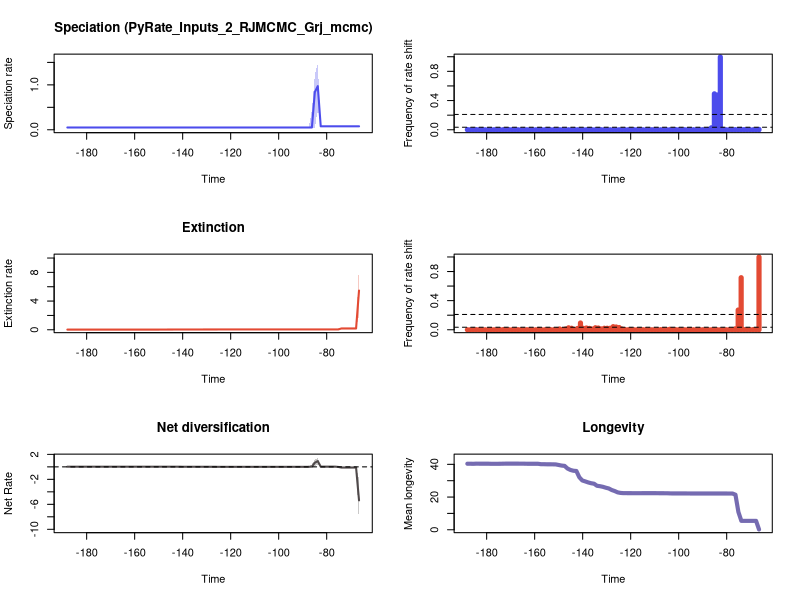

Reproduce this figure in R.


pdf(file='./RTT_plots.pdf',width=10, height=15)
par(mfrow=c(3,2))
library(scales)

time=c(-66.52879526459779, -67.75609077899855,-68.98338629339932,-70.21068180780009,-71.43797732220088,-72.66527283660164,-73.89256835100241,-75.11986386540318,-76.34715937980397,-77.57445489420473,-78.8017504086055,-80.02904592300627,-81.25634143740706,-82.48363695180782,-83.71093246620859,-84.93822798060938,-86.16552349501015,-87.39281900941091,-88.62011452381168,-89.84741003821247,-91.07470555261324,-92.302001067014,-93.52929658141477,-94.75659209581556,-95.98388761021633,-97.2111831246171,-98.43847863901789,-99.66577415341865,-100.89306966781942,-102.12036518222018,-103.34766069662098,-104.57495621102174,-105.80225172542251,-107.02954723982327,-108.25684275422407,-109.48413826862483,-110.7114337830256,-111.93872929742639,-113.16602481182716,-114.39332032622792,-115.62061584062869,-116.84791135502948,-118.07520686943025,-119.30250238383101,-120.52979789823178,-121.75709341263257,-122.98438892703334,-124.2116844414341,-125.4389799558349,-126.66627547023566,-127.89357098463643,-129.1208664990372,-130.34816201343796,-131.57545752783875,-132.80275304223952,-134.03004855664028,-135.25734407104108,-136.48463958544184,-137.7119350998426,-138.9392306142434,-140.16652612864414,-141.39382164304493,-142.6211171574457,-143.84841267184646,-145.07570818624725,-146.30300370064802,-147.53029921504879,-148.75759472944958,-149.98489024385034,-151.2121857582511,-152.4394812726519,-153.66677678705264,-154.89407230145343,-156.1213678158542,-157.34866333025496,-158.57595884465576,-159.80325435905652,-161.0305498734573,-162.25784538785808,-163.48514090225885,-164.7124364166596,-165.9397319310604,-167.16702744546114,-168.39432295986194,-169.6216184742627,-170.84891398866347,-172.07620950306426,-173.30350501746503,-174.5308005318658,-175.7580960462666,-176.98539156066735,-178.21268707506812,-179.4399825894689,-180.66727810386965,-181.89457361827044,-183.1218691326712,-184.34916464707197,-185.57646016147277,-186.80375567587353,-188.0310511902743)
rate=c(0.07706457778199174, 0.07710747790186065,0.07710747790186065,0.07710747790186065,0.07710747790186065,0.07710218844104624,0.07706457778199174,0.07698777743309657,0.07697640115381703,0.0769547374966934,0.0769547374966934,0.0769547374966934,0.0769547374966934,0.07698777743309657,0.9720619738206334,0.8393324830545941,0.05141257862967888,0.0509247830159833,0.05080225811319877,0.05080225811319877,0.05080225811319877,0.05077297320773916,0.05077297320773916,0.05077297320773916,0.050757559517664225,0.050757559517664225,0.05072826387897902,0.05072826387897902,0.05072826387897902,0.05069547573559008,0.05069547573559008,0.05069547573559008,0.05069547573559008,0.05069547573559008,0.05069547573559008,0.05069547573559008,0.05072826387897902,0.05075562542852706,0.05075562542852706,0.05075562542852706,0.05075562542852706,0.05075562542852706,0.05075562542852706,0.05075562542852706,0.05077019704313372,0.05077019704313372,0.05077019704313372,0.05077019704313372,0.05077019704313372,0.05077019704313372,0.05077019704313372,0.05077019704313372,0.05077019704313372,0.05077019704313372,0.05075562542852706,0.05075562542852706,0.05075562542852706,0.05075562542852706,0.05075562542852706,0.05072826387897902,0.05072826387897902,0.05072826387897902,0.05072826387897902,0.05069547573559008,0.05069547573559008,0.05069547573559008,0.05069547573559008,0.05072826387897902,0.05072826387897902,0.05075562542852706,0.05075562542852706,0.05075562542852706,0.05075562542852706,0.05075562542852706,0.05075562542852706,0.05075562542852706,0.05075562542852706,0.05075562542852706,0.05075562542852706,0.05075562542852706,0.05075562542852706,0.05077019704313372,0.05077019704313372,0.05077019704313372,0.05077019704313372,0.05077297320773916,0.050834409438291955,0.050834409438291955,0.050834409438291955,0.050834409438291955,0.050834409438291955,0.050834409438291955,0.05084382044926812,0.05084382044926812,0.05084382044926812,0.05084382044926812,0.05087704089226587,0.0509247830159833,0.050908645581960385,0.050908645581960385)
minHPD=c(0.06238808610150856, 0.06234884547472774,0.06258545366253754,0.06258545366253754,0.06258545366253754,0.06258545366253754,0.06258545366253754,0.062647846351702,0.062647846351702,0.06261468888692388,0.06261468888692388,0.06261468888692388,0.06261468888692388,0.06258545366253754,0.4682838468746102,0.0347118822985209,0.028617410690455706,0.03674479013363872,0.03674479013363872,0.03674479013363872,0.03674479013363872,0.037156923290699126,0.037156923290699126,0.037156923290699126,0.03674479013363872,0.03674479013363872,0.03657773650371771,0.03657773650371771,0.03657773650371771,0.037156923290699126,0.037156923290699126,0.037156923290699126,0.037156923290699126,0.037156923290699126,0.037156923290699126,0.037156923290699126,0.037156923290699126,0.03720593733722505,0.03720593733722505,0.03720593733722505,0.03720593733722505,0.03720593733722505,0.03720593733722505,0.03720593733722505,0.037156923290699126,0.037156923290699126,0.037156923290699126,0.037156923290699126,0.037156923290699126,0.037156923290699126,0.037156923290699126,0.037156923290699126,0.037156923290699126,0.037156923290699126,0.037156923290699126,0.037156923290699126,0.037156923290699126,0.037156923290699126,0.037156923290699126,0.037156923290699126,0.037156923290699126,0.037156923290699126,0.037156923290699126,0.037156923290699126,0.037156923290699126,0.037156923290699126,0.037156923290699126,0.037156923290699126,0.037156923290699126,0.037156923290699126,0.037156923290699126,0.037156923290699126,0.037156923290699126,0.037156923290699126,0.037156923290699126,0.03657773650371771,0.03657773650371771,0.03657773650371771,0.03657773650371771,0.03657773650371771,0.03657773650371771,0.03657773650371771,0.03657773650371771,0.03657773650371771,0.037156923290699126,0.035215778191131926,0.03657773650371771,0.037156923290699126,0.037156923290699126,0.037156923290699126,0.037156923290699126,0.03674479013363872,0.035215778191131926,0.035215778191131926,0.035215778191131926,0.037156923290699126,0.0347118822985209,0.03657773650371771,0.034819112223614807,0.035215778191131926)
maxHPD=c(0.09369260165961758, 0.09306963453283836,0.09320336736009363,0.09320336736009363,0.09320336736009363,0.09320336736009363,0.09306963453283836,0.09306963453283836,0.09306963453283836,0.09306963453283836,0.09306963453283836,0.09306963453283836,0.09306963453283836,0.09320336736009363,1.472672792175159,1.2295618962016044,0.4383854564246431,0.07045987531837006,0.06932083756527244,0.06932083756527244,0.06932083756527244,0.06979339414619404,0.06979339414619404,0.06979339414619404,0.06932083756527244,0.06932083756527244,0.06895355359600504,0.06895355359600504,0.06895355359600504,0.06932083756527244,0.06932083756527244,0.06932083756527244,0.06932083756527244,0.06932083756527244,0.06932083756527244,0.06932083756527244,0.06932083756527244,0.06932083756527244,0.06932083756527244,0.06932083756527244,0.06932083756527244,0.06932083756527244,0.06932083756527244,0.06932083756527244,0.06932083756527244,0.06932083756527244,0.06932083756527244,0.06932083756527244,0.06932083756527244,0.06932083756527244,0.06932083756527244,0.06932083756527244,0.06932083756527244,0.06932083756527244,0.06959678941030896,0.06959678941030896,0.06959678941030896,0.06959678941030896,0.06959678941030896,0.06959678941030896,0.06959678941030896,0.06959678941030896,0.06959678941030896,0.06979339414619404,0.06979339414619404,0.06979339414619404,0.06979339414619404,0.06979339414619404,0.06979339414619404,0.07001629193434959,0.07001629193434959,0.07033781139156048,0.07033781139156048,0.07033781139156048,0.07033781139156048,0.06979339414619404,0.06979339414619404,0.06979339414619404,0.06979339414619404,0.06979339414619404,0.06979339414619404,0.06979339414619404,0.06979339414619404,0.06979339414619404,0.07045987531837006,0.06878848641045736,0.07045987531837006,0.07116507720294683,0.07133743496401262,0.07133743496401262,0.07133743496401262,0.07116507720294683,0.06979339414619404,0.06979339414619404,0.06979339414619404,0.07210535479587256,0.06979339414619404,0.07210535479587256,0.07045987531837006,0.07116507720294683)
remove_na = !is.na(rate)
time = time[remove_na]
plot(time,time,type = 'n', ylim = c(0, 1.619940071392675), xlim = c(-188.6446989474747,-65.91514750739739), ylab = 'Speciation rate', xlab = 'Time',main='Speciation (PyRate_Inputs_2_RJMCMC_Grj_mcmc)' )
polygon(c(time, rev(time)), c(maxHPD[remove_na], rev(minHPD[remove_na])), col = alpha('#4c4cec',0.3), border = NA)
lines(time,rate[remove_na], col = '#4c4cec', lwd=2)
mids=c(-66.53499372679173, -67.77468616558038,-69.01437860436904,-70.2540710431577,-71.49376348194636,-72.73345592073503,-73.97314835952368,-75.21284079831234,-76.452533237101,-77.69222567588966,-78.93191811467831,-80.17161055346698,-81.41130299225563,-82.6509954310443,-83.89068786983296,-85.13038030862161,-86.37007274741028,-87.60976518619893,-88.8494576249876,-90.08915006377626,-91.32884250256491,-92.56853494135358,-93.80822738014223,-95.0479198189309,-96.28761225771956,-97.52730469650821,-98.76699713529686,-100.00668957408553,-101.2463820128742,-102.48607445166286,-103.72576689045151,-104.96545932924016,-106.20515176802883,-107.44484420681749,-108.68453664560614,-109.92422908439481,-111.16392152318346,-112.40361396197213,-113.64330640076079,-114.88299883954944,-116.1226912783381,-117.36238371712676,-118.60207615591543,-119.84176859470409,-121.08146103349274,-122.3211534722814,-123.56084591107006,-124.80053834985873,-126.04023078864739,-127.27992322743604,-128.5196156662247,-129.75930810501336,-130.99900054380203,-132.2386929825907,-133.47838542137936,-134.718077860168,-135.95777029895666,-137.19746273774533,-138.43715517653396,-139.67684761532263,-140.9165400541113,-142.15623249289996,-143.39592493168863,-144.6356173704773,-145.87530980926596,-147.1150022480546,-148.35469468684326,-149.5943871256319,-150.83407956442056,-152.07377200320923,-153.3134644419979,-154.55315688078656,-155.79284931957523,-157.0325417583639,-158.27223419715253,-159.5119266359412,-160.75161907472986,-161.9913115135185,-163.23100395230716,-164.47069639109583,-165.7103888298845,-166.95008126867316,-168.18977370746182,-169.4294661462505,-170.66915858503913,-171.9088510238278,-173.14854346261643,-174.3882359014051,-175.62792834019376,-176.86762077898243,-178.1073132177711,-179.34700565655976,-180.58669809534842,-181.82639053413706,-183.06608297292573,-184.3057754117144,-185.54546785050303,-186.7851602892917,-188.02485272808036)
counts=c(0.005, 0.001,0.0,0.0,0.001,0.002,0.004,0.001,0.002,0.0,0.0,0.0,0.004,0.996,0.476,0.492,0.027,0.005,0.0,0.001,0.001,0.0,0.001,0.0,0.0,0.001,0.0,0.0,0.002,0.0,0.0,0.0,0.0,0.0,0.0,0.002,0.001,0.0,0.0,0.0,0.0,0.0,0.001,0.0,0.0,0.0,0.0,0.0,0.0,0.0,0.0,0.0,0.0,0.001,0.001,0.0,0.0,0.001,0.0,0.0,0.0,0.0,0.002,0.0,0.0,0.0,0.001,0.001,0.0,0.001,0.0,0.002,0.0,0.001,0.001,0.0,0.001,0.0,0.0,0.001,0.0,0.0,0.001,0.001,0.002,0.001,0.001,0.0,0.0,0.001,0.001,0.0,0.0,0.003,0.001,0.002,0.001,0.0,0.003)
plot(mids,counts,type = 'h', xlim = c(-188.6446989474747,-65.91514750739739), ylim=c(0,0.996), ylab = 'Frequency of rate shift', xlab = 'Time',lwd=5,col='#4c4cec')
bf2 = 0.03472706541245448
bf6 = 0.21000562167910636
abline(h=bf2, lty=2)
abline(h=bf6, lty=2)

time=c(-66.52879526459779, -67.75609077899855,-68.98338629339932,-70.21068180780009,-71.43797732220088,-72.66527283660164,-73.89256835100241,-75.11986386540318,-76.34715937980397,-77.57445489420473,-78.8017504086055,-80.02904592300627,-81.25634143740706,-82.48363695180782,-83.71093246620859,-84.93822798060938,-86.16552349501015,-87.39281900941091,-88.62011452381168,-89.84741003821247,-91.07470555261324,-92.302001067014,-93.52929658141477,-94.75659209581556,-95.98388761021633,-97.2111831246171,-98.43847863901789,-99.66577415341865,-100.89306966781942,-102.12036518222018,-103.34766069662098,-104.57495621102174,-105.80225172542251,-107.02954723982327,-108.25684275422407,-109.48413826862483,-110.7114337830256,-111.93872929742639,-113.16602481182716,-114.39332032622792,-115.62061584062869,-116.84791135502948,-118.07520686943025,-119.30250238383101,-120.52979789823178,-121.75709341263257,-122.98438892703334,-124.2116844414341,-125.4389799558349,-126.66627547023566,-127.89357098463643,-129.1208664990372,-130.34816201343796,-131.57545752783875,-132.80275304223952,-134.03004855664028,-135.25734407104108,-136.48463958544184,-137.7119350998426,-138.9392306142434,-140.16652612864414,-141.39382164304493,-142.6211171574457,-143.84841267184646,-145.07570818624725,-146.30300370064802,-147.53029921504879,-148.75759472944958,-149.98489024385034,-151.2121857582511,-152.4394812726519,-153.66677678705264,-154.89407230145343,-156.1213678158542,-157.34866333025496,-158.57595884465576,-159.80325435905652,-161.0305498734573,-162.25784538785808,-163.48514090225885,-164.7124364166596,-165.9397319310604,-167.16702744546114,-168.39432295986194,-169.6216184742627,-170.84891398866347,-172.07620950306426,-173.30350501746503,-174.5308005318658,-175.7580960462666,-176.98539156066735,-178.21268707506812,-179.4399825894689,-180.66727810386965,-181.89457361827044,-183.1218691326712,-184.34916464707197,-185.57646016147277,-186.80375567587353,-188.0310511902743)
rate=c(5.4652733584102595, 0.1813616383772896,0.18127716708132735,0.18146339387965832,0.18154070579298065,0.18146339387965832,0.18127716708132735,0.050482116062834426,0.04481683715273415,0.044514637068235004,0.044514637068235004,0.04450677728416344,0.04450677728416344,0.04450677728416344,0.04450677728416344,0.04450677728416344,0.04450677728416344,0.04450677728416344,0.04450677728416344,0.04450677728416344,0.04450677728416344,0.04450677728416344,0.04449211623176121,0.04449211623176121,0.04446367340685033,0.04446367340685033,0.04446367340685033,0.04446367340685033,0.04446367340685033,0.04446367340685033,0.04443668126755002,0.04436242013303686,0.044326516992937284,0.044299944299636046,0.044299944299636046,0.04426616091939375,0.04425268706252282,0.04425268706252282,0.04425268706252282,0.04425268706252282,0.044243447937900804,0.044243447937900804,0.044243447937900804,0.044243447937900804,0.04422985245367922,0.04422985245367922,0.04422985245367922,0.044130780508487656,0.04392313649109264,0.04317243360279275,0.04244565681450389,0.041833036849579786,0.04143854976897281,0.041097151184513944,0.04075634297485936,0.04049895171520276,0.03975769817494253,0.03968000124718575,0.03948905118674971,0.03922180104910128,0.03868030928040652,0.03756489940939428,0.03469976811003124,0.03453850833697404,0.033871122060185804,0.032467270540183224,0.02831021178918631,0.026845628453211763,0.024650473303466425,0.024177961700963868,0.024104964017905517,0.024104964017905517,0.024104964017905517,0.024049013148233624,0.024049013148233624,0.023489295914369056,0.023489295914369056,0.023489295914369056,0.023489295914369056,0.023489295914369056,0.023132341684651198,0.023132341684651198,0.023132341684651198,0.023132341684651198,0.023132341684651198,0.023132341684651198,0.023132341684651198,0.023132341684651198,0.023489295914369056,0.023566042685134854,0.023566042685134854,0.023566042685134854,0.023132341684651198,0.023132341684651198,0.023132341684651198,0.023132341684651198,0.022526432327691165,0.022526432327691165,0.02225131697860995,0.02225131697860995)
minHPD=c(1.9515870530355082, 0.14445875587099824,0.14413345928412938,0.14413345928412938,0.14413345928412938,0.14413345928412938,0.14379063610554238,0.03407026140372213,0.031135809588609377,0.030673772566956033,0.030673772566956033,0.030673772566956033,0.030673772566956033,0.030673772566956033,0.030673772566956033,0.030673772566956033,0.030673772566956033,0.030673772566956033,0.030673772566956033,0.030673772566956033,0.030673772566956033,0.030673772566956033,0.030673772566956033,0.030673772566956033,0.030673772566956033,0.030673772566956033,0.030673772566956033,0.030673772566956033,0.030673772566956033,0.030673772566956033,0.030673772566956033,0.030516683053222717,0.030673772566956033,0.030673772566956033,0.030673772566956033,0.03034492870022484,0.03034492870022484,0.03034492870022484,0.03034492870022484,0.03034492870022484,0.030200421216813232,0.030200421216813232,0.030200421216813232,0.030200421216813232,0.030673772566956033,0.031431533027111165,0.031431533027111165,0.030673772566956033,0.030200421216813232,0.011477906448461164,0.007469970346363083,0.007469970346363083,0.006705624863708312,0.005420562166113353,0.0038552797840979134,0.0038552797840979134,0.003484466989693315,0.00324267041147969,0.003484466989693315,0.0033411253509551065,0.003587375519816743,0.0029448079816377128,0.0003305935975927816,0.00036537986550190245,0.00011593916012415284,0.00011593916012415284,0.00011593916012415284,0.00011593916012415284,0.00011593916012415284,0.00011593916012415284,0.00011593916012415284,0.00011593916012415284,0.00011593916012415284,0.00011593916012415284,0.00011593916012415284,0.00011593916012415284,0.00011593916012415284,0.00011593916012415284,0.00011593916012415284,0.00011593916012415284,0.00011593916012415284,0.00011593916012415284,0.00011593916012415284,0.00011593916012415284,0.00011593916012415284,0.00011593916012415284,0.00011593916012415284,0.00011593916012415284,0.00011593916012415284,0.00011593916012415284,0.00011593916012415284,0.00011593916012415284,0.00011593916012415284,0.00011593916012415284,0.00011593916012415284,0.00011593916012415284,0.00011593916012415284,0.00011593916012415284,0.00011593916012415284,0.00011593916012415284)
maxHPD=c(9.217543344708888, 0.2321515244012385,0.23079813419860828,0.2305638162871578,0.2305638162871578,0.2305638162871578,0.23079813419860828,0.20012521025879695,0.05899877683445767,0.056955301513990864,0.056955301513990864,0.05685059863076829,0.05685059863076829,0.05685059863076829,0.05685059863076829,0.05685059863076829,0.05685059863076829,0.05685059863076829,0.05685059863076829,0.05685059863076829,0.05685059863076829,0.05685059863076829,0.05685059863076829,0.05685059863076829,0.05685059863076829,0.056955301513990864,0.056955301513990864,0.056955301513990864,0.056955301513990864,0.056955301513990864,0.056955301513990864,0.057172086740363996,0.05744018698022709,0.05753859912363748,0.05753859912363748,0.05744018698022709,0.05753859912363748,0.05753859912363748,0.05753859912363748,0.05753859912363748,0.05753859912363748,0.05753859912363748,0.05753859912363748,0.05753859912363748,0.05810530612121175,0.05899877683445767,0.05899877683445767,0.05892575593498764,0.06134610573917127,0.06003533719583058,0.056955301513990864,0.057172086740363996,0.05685059863076829,0.05622447221830664,0.05407175508642171,0.05407175508642171,0.05338578650225242,0.05297122713363846,0.05297122713363846,0.05297122713363846,0.05297122713363846,0.05297122713363846,0.049906893563659016,0.049906893563659016,0.049569763456680356,0.049174124223390445,0.048768011430113334,0.04865351827006489,0.048425744268209475,0.048425744268209475,0.048425744268209475,0.048425744268209475,0.048425744268209475,0.048425744268209475,0.048425744268209475,0.04826083646760418,0.04826083646760418,0.04826083646760418,0.04826083646760418,0.04826083646760418,0.04826083646760418,0.04826083646760418,0.04826083646760418,0.04826083646760418,0.04826083646760418,0.04826083646760418,0.04826083646760418,0.048425744268209475,0.048425744268209475,0.048425744268209475,0.048425744268209475,0.048425744268209475,0.048425744268209475,0.048425744268209475,0.048425744268209475,0.048425744268209475,0.048425744268209475,0.04865351827006489,0.04865351827006489,0.04865351827006489)
remove_na = !is.na(rate)
time = time[remove_na]
plot(time,time,type = 'n', ylim = c(0, 10.139297679179778), xlim = c(-188.6446989474747,-65.91514750739739), ylab = 'Extinction rate', xlab = 'Time',main='Extinction' )
polygon(c(time, rev(time)), c(maxHPD[remove_na], rev(minHPD[remove_na])), col = alpha('#e34a33',0.3), border = NA)
lines(time,rate[remove_na], col = '#e34a33', lwd=2)
mids=c(-66.53499372679173, -67.77468616558038,-69.01437860436904,-70.2540710431577,-71.49376348194636,-72.73345592073503,-73.97314835952368,-75.21284079831234,-76.452533237101,-77.69222567588966,-78.93191811467831,-80.17161055346698,-81.41130299225563,-82.6509954310443,-83.89068786983296,-85.13038030862161,-86.37007274741028,-87.60976518619893,-88.8494576249876,-90.08915006377626,-91.32884250256491,-92.56853494135358,-93.80822738014223,-95.0479198189309,-96.28761225771956,-97.52730469650821,-98.76699713529686,-100.00668957408553,-101.2463820128742,-102.48607445166286,-103.72576689045151,-104.96545932924016,-106.20515176802883,-107.44484420681749,-108.68453664560614,-109.92422908439481,-111.16392152318346,-112.40361396197213,-113.64330640076079,-114.88299883954944,-116.1226912783381,-117.36238371712676,-118.60207615591543,-119.84176859470409,-121.08146103349274,-122.3211534722814,-123.56084591107006,-124.80053834985873,-126.04023078864739,-127.27992322743604,-128.5196156662247,-129.75930810501336,-130.99900054380203,-132.2386929825907,-133.47838542137936,-134.718077860168,-135.95777029895666,-137.19746273774533,-138.43715517653396,-139.67684761532263,-140.9165400541113,-142.15623249289996,-143.39592493168863,-144.6356173704773,-145.87530980926596,-147.1150022480546,-148.35469468684326,-149.5943871256319,-150.83407956442056,-152.07377200320923,-153.3134644419979,-154.55315688078656,-155.79284931957523,-157.0325417583639,-158.27223419715253,-159.5119266359412,-160.75161907472986,-161.9913115135185,-163.23100395230716,-164.47069639109583,-165.7103888298845,-166.95008126867316,-168.18977370746182,-169.4294661462505,-170.66915858503913,-171.9088510238278,-173.14854346261643,-174.3882359014051,-175.62792834019376,-176.86762077898243,-178.1073132177711,-179.34700565655976,-180.58669809534842,-181.82639053413706,-183.06608297292573,-184.3057754117144,-185.54546785050303,-186.7851602892917,-188.02485272808036)
counts=c(0.999, 0.003,0.002,0.001,0.001,0.002,0.715,0.271,0.013,0.0,0.001,0.0,0.0,0.0,0.0,0.0,0.0,0.0,0.0,0.0,0.001,0.0,0.0,0.003,0.001,0.0,0.0,0.0,0.001,0.001,0.007,0.001,0.002,0.002,0.001,0.0,0.0,0.0,0.001,0.001,0.0,0.0,0.0,0.002,0.0,0.002,0.009,0.031,0.038,0.043,0.021,0.021,0.021,0.012,0.024,0.028,0.01,0.019,0.024,0.02,0.093,0.018,0.003,0.021,0.027,0.01,0.003,0.011,0.001,0.0,0.001,0.001,0.0,0.0,0.004,0.0,0.0,0.001,0.001,0.0,0.001,0.001,0.0,0.0,0.0,0.001,0.002,0.001,0.0,0.0,0.002,0.0,0.0,0.0,0.001,0.001,0.001,0.0,0.0)
plot(mids,counts,type = 'h', xlim = c(-188.6446989474747,-65.91514750739739), ylim=c(0,0.999), ylab = 'Frequency of rate shift', xlab = 'Time',lwd=5,col='#e34a33')
abline(h=bf2, lty=2)
abline(h=bf6, lty=2)
#Net Diversification Rate
time=c(-66.52879526459779, -67.75609077899855,-68.98338629339932,-70.21068180780009,-71.43797732220088,-72.66527283660164,-73.89256835100241,-75.11986386540318,-76.34715937980397,-77.57445489420473,-78.8017504086055,-80.02904592300627,-81.25634143740706,-82.48363695180782,-83.71093246620859,-84.93822798060938,-86.16552349501015,-87.39281900941091,-88.62011452381168,-89.84741003821247,-91.07470555261324,-92.302001067014,-93.52929658141477,-94.75659209581556,-95.98388761021633,-97.2111831246171,-98.43847863901789,-99.66577415341865,-100.89306966781942,-102.12036518222018,-103.34766069662098,-104.57495621102174,-105.80225172542251,-107.02954723982327,-108.25684275422407,-109.48413826862483,-110.7114337830256,-111.93872929742639,-113.16602481182716,-114.39332032622792,-115.62061584062869,-116.84791135502948,-118.07520686943025,-119.30250238383101,-120.52979789823178,-121.75709341263257,-122.98438892703334,-124.2116844414341,-125.4389799558349,-126.66627547023566,-127.89357098463643,-129.1208664990372,-130.34816201343796,-131.57545752783875,-132.80275304223952,-134.03004855664028,-135.25734407104108,-136.48463958544184,-137.7119350998426,-138.9392306142434,-140.16652612864414,-141.39382164304493,-142.6211171574457,-143.84841267184646,-145.07570818624725,-146.30300370064802,-147.53029921504879,-148.75759472944958,-149.98489024385034,-151.2121857582511,-152.4394812726519,-153.66677678705264,-154.89407230145343,-156.1213678158542,-157.34866333025496,-158.57595884465576,-159.80325435905652,-161.0305498734573,-162.25784538785808,-163.48514090225885,-164.7124364166596,-165.9397319310604,-167.16702744546114,-168.39432295986194,-169.6216184742627,-170.84891398866347,-172.07620950306426,-173.30350501746503,-174.5308005318658,-175.7580960462666,-176.98539156066735,-178.21268707506812,-179.4399825894689,-180.66727810386965,-181.89457361827044,-183.1218691326712,-184.34916464707197,-185.57646016147277,-186.80375567587353,-188.0310511902743)
net_rate=c(-5.364368652711011, -0.1062544911750119,-0.10592030552298481,-0.10605466582849513,-0.10607521655064107,-0.10605306659997135,-0.10580982634006966,-0.014716827079967831,0.030747324132980886,0.03224524227557771,0.03224524227557771,0.03226951341977218,0.03226951341977218,0.032605168447848436,0.9218840466680274,0.666783519376568,0.03498848295127329,0.009712216635072112,0.007219139602429985,0.007219139602429985,0.007219139602429985,0.007199257180673917,0.0072119353622818825,0.0072119353622818825,0.0072147176230164395,0.007231684277168122,0.007178911295463963,0.007178911295463963,0.007178911295463963,0.007129546720662016,0.00716969708631755,0.00732579474143594,0.007358936417195458,0.007406394942898065,0.007406394942898065,0.00745697789125584,0.007486048985017638,0.00749478266184392,0.00749478266184392,0.00749478266184392,0.007453997311121689,0.007453997311121689,0.007453997311121689,0.007453997311121689,0.007527147917577712,0.00754478848715107,0.00754478848715107,0.007809743760801914,0.008493906118669332,0.009984584561044871,0.01106747258137654,0.012603091612173052,0.01331474471723201,0.0141341841460391,0.014640580799986338,0.014987538190767605,0.016655510337464246,0.017035763379726707,0.01763129608825021,0.018356599866578234,0.018995344593294425,0.02101694205207793,0.024342336433169288,0.024437505549913717,0.02479951437085561,0.025431695817757654,0.026546798429758576,0.026682128860464366,0.02691017665241557,0.027285518410787576,0.027315731880417367,0.027371104917551507,0.027371104917551507,0.027403476855600326,0.027403476855600326,0.027549566276465088,0.027542655157445448,0.027542655157445448,0.02754558319687919,0.027558557933116984,0.027588660211927775,0.027602428731837207,0.02760833576424261,0.02760833576424261,0.02770094128975822,0.027996468340034775,0.028194817572204735,0.02822130780920152,0.02817077924632504,0.028158557700772767,0.028158557700772767,0.028133380541344052,0.028270978853276077,0.028270978853276077,0.028270978853276077,0.02831504693259563,0.02844284279029047,0.028541388564357697,0.028520181993729073,0.029447259297071128)
net_minHPD=c(-9.15930246049783, -0.15891100582564932,-0.15841155897282866,-0.15841155897282866,-0.15841155897282866,-0.15841155897282866,-0.15841155897282866,-0.12600856083322112,0.012076605305309664,0.013476117273232086,0.013476117273232086,0.013476117273232086,0.013476117273232086,0.01300511056460689,0.4283555610906379,-0.021152943218838115,-0.025642469501992476,-0.01618682364150824,-0.014847108278048464,-0.014847108278048464,-0.014847108278048464,-0.014847108278048464,-0.014847108278048464,-0.014847108278048464,-0.015152758466502006,-0.015152758466502006,-0.015152758466502006,-0.015152758466502006,-0.015152758466502006,-0.014967132805631084,-0.014967132805631084,-0.015152758466502006,-0.015152758466502006,-0.015152758466502006,-0.015152758466502006,-0.014847108278048464,-0.014967132805631084,-0.014967132805631084,-0.014967132805631084,-0.014967132805631084,-0.015152758466502006,-0.015152758466502006,-0.015152758466502006,-0.015152758466502006,-0.014967132805631084,-0.014847108278048464,-0.014847108278048464,-0.01618682364150824,-0.01618682364150824,-0.01618682364150824,-0.01315150546263831,-0.014847108278048464,-0.012178729074937826,-0.013248934347889263,-0.01234759933816982,-0.011692177747731153,-0.01021266381479937,-0.009860911107842672,-0.008580524361805043,-0.008896002443810287,-0.0086082895523856,-0.0086082895523856,-0.006733718518344235,-0.006733718518344235,-0.006446233280238266,-0.00566863295653193,-0.0048452872813891865,-0.0048452872813891865,-0.004501846846787276,-0.0048452872813891865,-0.0048452872813891865,-0.004501846846787276,-0.004501846846787276,-0.004501846846787276,-0.004501846846787276,-0.004501846846787276,-0.004501846846787276,-0.004501846846787276,-0.004501846846787276,-0.004501846846787276,-0.004501846846787276,-0.004501846846787276,-0.004501846846787276,-0.004501846846787276,-0.004501846846787276,-0.004821432536112412,-0.0038913581024437732,-0.0038913581024437732,-0.0038913581024437732,-0.0038913581024437732,-0.0038913581024437732,-0.0038913581024437732,-0.005713314967810031,-0.005713314967810031,-0.005713314967810031,-0.004501846846787276,-0.004501846846787276,-0.006971483745987439,-0.006971483745987439,-0.005713314967810031)
net_maxHPD=c(-1.8895523750433485, -0.06546068913188746,-0.06638210290911435,-0.06678936905868822,-0.06678936905868822,-0.06678936905868822,-0.06638210290911435,0.05007888900226161,0.0522151693109534,0.05123348216731281,0.05123348216731281,0.05123348216731281,0.05123348216731281,0.05120498337825673,1.4322448287531415,1.1831574109872887,0.3900538059489977,0.029465113534962617,0.029465113534962617,0.029465113534962617,0.029465113534962617,0.029465113534962617,0.029465113534962617,0.029465113534962617,0.028973674918974672,0.028973674918974672,0.028973674918974672,0.028973674918974672,0.028973674918974672,0.028973674918974672,0.028973674918974672,0.028973674918974672,0.028973674918974672,0.028973674918974672,0.028973674918974672,0.029465113534962617,0.029465113534962617,0.029465113534962617,0.029465113534962617,0.029465113534962617,0.029465113534962617,0.029465113534962617,0.029465113534962617,0.029465113534962617,0.029906978528547172,0.030095616993873024,0.030095616993873024,0.030033211943901322,0.03303895098065325,0.03943855340020561,0.04404428718551649,0.04404428718551649,0.04791922850487415,0.04699399415259182,0.047538192845767796,0.04791922850487415,0.04941895414954546,0.04962987175021842,0.05117634890525452,0.05198886003237153,0.05117634890525452,0.051449339474262806,0.05493204085090038,0.05493204085090038,0.05499189363471817,0.05499189363471817,0.05493204085090038,0.05493204085090038,0.05507600176370808,0.05507600176370808,0.05507600176370808,0.05575177924385549,0.05575177924385549,0.05583571915062509,0.05583571915062509,0.05575177924385549,0.05575177924385549,0.05575177924385549,0.05575177924385549,0.05575177924385549,0.05575177924385549,0.05575177924385549,0.05575177924385549,0.05575177924385549,0.05583571915062509,0.05583571915062509,0.05733325496239032,0.05741403211580291,0.05741403211580291,0.05741403211580291,0.05741403211580291,0.05741403211580291,0.05583571915062509,0.05583571915062509,0.05583571915062509,0.05741403211580291,0.05770528366306941,0.05583571915062509,0.05583571915062509,0.05770528366306941)
remove_na = !is.na(net_rate)
time = time[remove_na]
plot(time,time,type = 'n', ylim = c(-10.075232706547615, 1.5754693116284557), xlim = c(-188.6446989474747,-65.91514750739739), ylab = 'Net Rate', xlab = 'Time',lwd=2, main='Net diversification', col= '#504A4B' )
polygon(c(time, rev(time)), c(net_maxHPD[remove_na], rev(net_minHPD[remove_na])), col = alpha('#504A4B',0.3), border = NA)
lines(time,net_rate[remove_na], col = '#504A4B', lwd=2)
abline(h=0,lty=2)


time=c(-66.52879526459779, -67.75609077899855,-68.98338629339932,-70.21068180780009,-71.43797732220088,-72.66527283660164,-73.89256835100241,-75.11986386540318,-76.34715937980397,-77.57445489420473,-78.8017504086055,-80.02904592300627,-81.25634143740706,-82.48363695180782,-83.71093246620859,-84.93822798060938,-86.16552349501015,-87.39281900941091,-88.62011452381168,-89.84741003821247,-91.07470555261324,-92.302001067014,-93.52929658141477,-94.75659209581556,-95.98388761021633,-97.2111831246171,-98.43847863901789,-99.66577415341865,-100.89306966781942,-102.12036518222018,-103.34766069662098,-104.57495621102174,-105.80225172542251,-107.02954723982327,-108.25684275422407,-109.48413826862483,-110.7114337830256,-111.93872929742639,-113.16602481182716,-114.39332032622792,-115.62061584062869,-116.84791135502948,-118.07520686943025,-119.30250238383101,-120.52979789823178,-121.75709341263257,-122.98438892703334,-124.2116844414341,-125.4389799558349,-126.66627547023566,-127.89357098463643,-129.1208664990372,-130.34816201343796,-131.57545752783875,-132.80275304223952,-134.03004855664028,-135.25734407104108,-136.48463958544184,-137.7119350998426,-138.9392306142434,-140.16652612864414,-141.39382164304493,-142.6211171574457,-143.84841267184646,-145.07570818624725,-146.30300370064802,-147.53029921504879,-148.75759472944958,-149.98489024385034,-151.2121857582511,-152.4394812726519,-153.66677678705264,-154.89407230145343,-156.1213678158542,-157.34866333025496,-158.57595884465576,-159.80325435905652,-161.0305498734573,-162.25784538785808,-163.48514090225885,-164.7124364166596,-165.9397319310604,-167.16702744546114,-168.39432295986194,-169.6216184742627,-170.84891398866347,-172.07620950306426,-173.30350501746503,-174.5308005318658,-175.7580960462666,-176.98539156066735,-178.21268707506812,-179.4399825894689,-180.66727810386965,-181.89457361827044,-183.1218691326712,-184.34916464707197,-185.57646016147277,-186.80375567587353,-188.0310511902743)
rate=c(0.1837643865163142, 5.4355494374061335,5.446355871228068,5.442373283749692,5.441764651208447,5.443101762204685,5.4519882906981305,10.853179497029464,21.428545015979402,22.154106447155392,22.154106447155392,22.1660252411084,22.1660252411084,22.1660252411084,22.1660252411084,22.1660252411084,22.1660252411084,22.1660252411084,22.1660252411084,22.1660252411084,22.1660252411084,22.1660252411084,22.172256197045574,22.172256197045574,22.200621953920365,22.20898741931117,22.20898741931117,22.20898741931117,22.20898741931117,22.20898741931117,22.228808825149844,22.30620835532536,22.32271075687751,22.346384582451847,22.346384582451847,22.371672313151752,22.38582312299498,22.38582312299498,22.38582312299498,22.38582312299498,22.365403204642295,22.365403204642295,22.365403204642295,22.365403204642295,22.37883893449979,22.38767704011794,22.38767704011794,22.521267186062225,22.87370995841586,23.681175190436765,24.30443972335569,25.24670639249388,25.708610346518853,26.261859726888794,26.63862829032414,26.8871317712944,28.151792419939067,28.456412761377095,28.94696907330154,29.574743896968627,30.144189082604715,32.100366683154114,35.93645290481609,36.081215547948474,36.55873545177491,37.423661930373335,39.05340843321781,39.24681663270342,39.60125378932418,39.95372937865313,40.002017445561115,40.0296194535157,40.0296194535157,40.08785672377887,40.08785672377887,40.34382154307405,40.34382154307405,40.34382154307405,40.34382154307405,40.364950594358305,40.41405678511235,40.4174326434446,40.42708449199656,40.42708449199656,40.42708449199656,40.42708449199656,40.42708449199656,40.39081608963666,40.35054444617237,40.330655544027515,40.330655544027515,40.330655544027515,40.40028266781693,40.40028266781693,40.40028266781693,40.40028266781693,40.42413411436561,40.323685068354585,40.38118097914707,40.38118097914707)
minHPD=c(0.1837643865163142, 5.4355494374061335,5.446355871228068,5.442373283749692,5.441764651208447,5.443101762204685,5.4519882906981305,10.853179497029464,21.428545015979402,22.154106447155392,22.154106447155392,22.1660252411084,22.1660252411084,22.1660252411084,22.1660252411084,22.1660252411084,22.1660252411084,22.1660252411084,22.1660252411084,22.1660252411084,22.1660252411084,22.1660252411084,22.172256197045574,22.172256197045574,22.200621953920365,22.20898741931117,22.20898741931117,22.20898741931117,22.20898741931117,22.20898741931117,22.228808825149844,22.30620835532536,22.32271075687751,22.346384582451847,22.346384582451847,22.371672313151752,22.38582312299498,22.38582312299498,22.38582312299498,22.38582312299498,22.365403204642295,22.365403204642295,22.365403204642295,22.365403204642295,22.37883893449979,22.38767704011794,22.38767704011794,22.521267186062225,22.87370995841586,23.681175190436765,24.30443972335569,25.24670639249388,25.708610346518853,26.261859726888794,26.63862829032414,26.8871317712944,28.151792419939067,28.456412761377095,28.94696907330154,29.574743896968627,30.144189082604715,32.100366683154114,35.93645290481609,36.081215547948474,36.55873545177491,37.423661930373335,39.05340843321781,39.24681663270342,39.60125378932418,39.95372937865313,40.002017445561115,40.0296194535157,40.0296194535157,40.08785672377887,40.08785672377887,40.34382154307405,40.34382154307405,40.34382154307405,40.34382154307405,40.364950594358305,40.41405678511235,40.4174326434446,40.42708449199656,40.42708449199656,40.42708449199656,40.42708449199656,40.42708449199656,40.39081608963666,40.35054444617237,40.330655544027515,40.330655544027515,40.330655544027515,40.40028266781693,40.40028266781693,40.40028266781693,40.40028266781693,40.42413411436561,40.323685068354585,40.38118097914707,40.38118097914707)
maxHPD=c(0.1837643865163142, 5.4355494374061335,5.446355871228068,5.442373283749692,5.441764651208447,5.443101762204685,5.4519882906981305,10.853179497029464,21.428545015979402,22.154106447155392,22.154106447155392,22.1660252411084,22.1660252411084,22.1660252411084,22.1660252411084,22.1660252411084,22.1660252411084,22.1660252411084,22.1660252411084,22.1660252411084,22.1660252411084,22.1660252411084,22.172256197045574,22.172256197045574,22.200621953920365,22.20898741931117,22.20898741931117,22.20898741931117,22.20898741931117,22.20898741931117,22.228808825149844,22.30620835532536,22.32271075687751,22.346384582451847,22.346384582451847,22.371672313151752,22.38582312299498,22.38582312299498,22.38582312299498,22.38582312299498,22.365403204642295,22.365403204642295,22.365403204642295,22.365403204642295,22.37883893449979,22.38767704011794,22.38767704011794,22.521267186062225,22.87370995841586,23.681175190436765,24.30443972335569,25.24670639249388,25.708610346518853,26.261859726888794,26.63862829032414,26.8871317712944,28.151792419939067,28.456412761377095,28.94696907330154,29.574743896968627,30.144189082604715,32.100366683154114,35.93645290481609,36.081215547948474,36.55873545177491,37.423661930373335,39.05340843321781,39.24681663270342,39.60125378932418,39.95372937865313,40.002017445561115,40.0296194535157,40.0296194535157,40.08785672377887,40.08785672377887,40.34382154307405,40.34382154307405,40.34382154307405,40.34382154307405,40.364950594358305,40.41405678511235,40.4174326434446,40.42708449199656,40.42708449199656,40.42708449199656,40.42708449199656,40.42708449199656,40.39081608963666,40.35054444617237,40.330655544027515,40.330655544027515,40.330655544027515,40.40028266781693,40.40028266781693,40.40028266781693,40.40028266781693,40.42413411436561,40.323685068354585,40.38118097914707,40.38118097914707)
remove_na = !is.na(rate)
time = time[remove_na]
plot(time,time,type = 'n', ylim = c(0, 44.46979294119622), xlim = c(-188.6446989474747,-65.91514750739739), ylab = 'Mean longevity', xlab = 'Time',main='Longevity' )
polygon(c(time, rev(time)), c(maxHPD[remove_na], rev(minHPD[remove_na])), col = alpha('#756bb1',0.3), border = NA)
lines(time,rate[remove_na], col = '#756bb1', lwd=4)

n <- dev.off()
